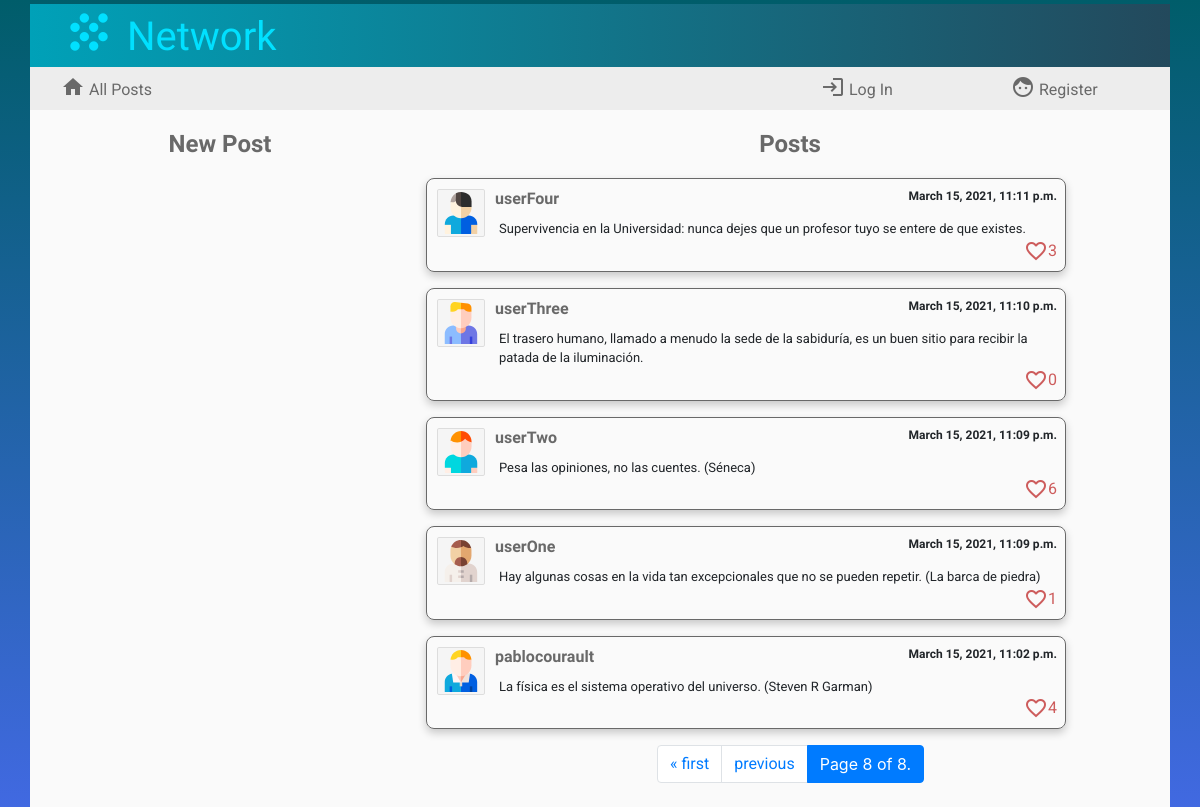
/?page=8, run on the app's committed database.
### network/models.py (models this page shows, shortened)
class Posts(models.Model): # publicación
    usuario = models.ForeignKey(User, on_delete=models.CASCADE, blank=False)
    avatar = models.CharField(max_length=12, blank=False)
    contents = models.TextField(max_length=640, blank=False)
    post_date = models.DateTimeField(blank=False, auto_now_add=True)
    cantidad_megusta = models.IntegerField(default=0)
    megusta = models.ManyToManyField(User, blank=True, related_name="likesto")

class User(AbstractUser):
    pass

### network/views.py (the view)
# urls.py: path("", views.index, name="index"),
def index(request):
    lista_posts = Posts.objects.all().order_by('-post_date')
    paginator = Paginator(lista_posts, 10)
    page_number = request.GET.get('page')
    page_obj = paginator.get_page(page_number)
    if request.user.is_authenticated:
        perfil = Profile.objects.get(usuario=request.user)
        return render(request, "network/index.html",{"perfil": perfil,'page_obj': page_obj})
    else:
        return render(request, "network/index.html",{'page_obj': page_obj})

### network/templates/network/index.html (shortened to what this page needs)
{% extends "network/layout.html" %}
{% load static %}
{% block body %}
<div class="container cuerpo">
    <div class="row">
        <div class="col-4">
           <div class="titleNewPost">New Post</div>
        </div>
        <div class="col-8">
            {% if following %}
            <div class="titleNewPost">Posts by users followed </div>
            {% else %}
            <div class="titleNewPost">Posts</div>
            {% endif %}
        </div>
    </div>
    <div class="row" id="principal">
        <div class="col-4">
            {% if user.is_authenticated %}
            <div id="formulario">
            <form id="compose-form">
                <textarea id="compose-post"></textarea>
                <input type="submit" class="btn btn-primary botonenviar" value="Send"/>
            </form>
            <div id="successfully">posted successfully
                <span class="material-icons">
                    sentiment_satisfied_alt
                    </span>
            </div>
            </div>
            {% else %}
            <div id="formulario">
            </div>
            {% endif %}
        </div>
        <div class="col-8" id="posts">
            {% for post in page_obj %}
            <div class="post">
                <div class="postdetails"> <a href="{% url 'profile' post.usuario %}"> <img src="/static/network/avatars/{{post.avatar}}" class="postavatar"> <text class="postname">{{post.usuario}}</text> </a> <text class="postdate">{{post.post_date}}</text></div>
                <div class="postcontents" id='contents{{post.id}}'>{{post.contents}}</div>
                {% if user.is_authenticated %}
                <div>
                    {% if post.usuario == request.user %}
                    <br><a class="enlaceedit" data-postid='{{post.id}}'>Edit</a>
                    {% endif %}
                </div>
                <div class="postlikes">
                <i class="material-icons iconlikes identity" data-identity='{{post.id}}' style="cursor: pointer" id='icon{{post.id}}'>
                    {% if user in post.megusta.all %}
                        favorite
                    {% else %}
                        favorite_border
                    {% endif %}
                </i>
                <text class="numberlikes" id='text{{post.id}}'>&nbsp;{{post.cantidad_megusta}}</text></div>
                {% else %}
                <div class="postlikes"><i class="material-icons iconlikes">favorite_border</i><text class="numberlikes">{{post.cantidad_megusta}}</text></div>
                {% endif %}
            </div>
            {% endfor %}
            <nav aria-label="...">
                <ul class="pagination justify-content-center">
                    {% if page_obj.has_previous %}
                    <li class="page-item"> <a class="page-link" href="?page=1">&laquo; first</a></li>
                    <li class="page-item"> <a class="page-link" href="?page={{ page_obj.previous_page_number }}">previous</a> </li>
                    {% endif %}
                    <li class="page-item active" aria-current="page">
                        <span class="page-link">
                        Page {{ page_obj.number }} of {{ page_obj.paginator.num_pages }}.
                        </span>
                    </li>
                </ul>
            </nav>
        </div>
    </div>
</div>
{% endblock %}

### network/static/network/styles.css (style rules this page uses)
body { background: linear-gradient(to top, RoyalBlue, #005D6A); padding-top: 4px; }
a { font-family: 'Roboto', sans-serif; color: dimgrey; }
.cuerpo { background: #fafafa; padding-bottom: 8px; }
.titleNewPost { font-family: 'Jura', sans-serif; font-size: 24px; font-weight:700; color: dimgrey; text-align: center; vertical-align: text-bottom; padding-top: 16px; }
#formulario, #posts { padding-top: 16px; padding-left: 16px; }
#posts { overflow-y:scroll; }
.post { height: auto; min-width: 640px; max-width: 640px; border: 1px solid dimgrey; border-radius: 8px; padding: 8px; margin: 0 auto 16px; font-family: 'Roboto', sans-serif; font-size:small; box-shadow: 0px 4px 8px rgba(0, 0, 0, 0.2); display:inline-block; }
.postavatar { border: 1px solid #ddd; padding: 2px; margin: 2px; border-radius: 4%; max-width: 48px; height: auto; background-color: whitesmoke; float:left; }
.postname { font-family: 'Jura', sans-serif; font-size: 16px; font-weight: bolder; padding-left: 8px; }
.postdate { float:right; }
.postdetails { font-family: 'Jura', sans-serif; font-size: 12px; font-weight:700; }
.postcontents { display: -ms-inline-flexbox; margin-left: 64px; margin-top: 8px; }
.postlikes { display:inline-flex; float:right; vertical-align:text-bottom; }
.iconlikes { color: indianred; }
.numberlikes { color: indianred; font-family: 'Roboto', sans-serif; font-size:medium; }

### data on the page
Posts: avatar (picture), usuario "userFour", post_date "March 15, 2021, 11:11 p.m.", contents "Supervivencia en la Universidad: nunca dejes que un profesor tuyo se entere de que existes.", cantidad_megusta "3"
Posts: avatar (picture), usuario "userThree", post_date "March 15, 2021, 11:10 p.m.", contents "El trasero humano, llamado a menudo la sede de la sabiduría, es un buen sitio para recibir la patada de la iluminación.", cantidad_megusta "0"
Posts: avatar (picture), usuario "userTwo", post_date "March 15, 2021, 11:09 p.m.", contents "Pesa las opiniones, no las cuentes. (Séneca)", cantidad_megusta "6"
Posts: avatar (picture), usuario "userOne", post_date "March 15, 2021, 11:09 p.m.", contents "Hay algunas cosas en la vida tan excepcionales que no se pueden repetir. (La barca de piedra)", cantidad_megusta "1"
Posts: avatar (picture), usuario "pablocourault", post_date "March 15, 2021, 11:02 p.m.", contents "La física es el sistema operativo del universo. (Steven R Garman)", cantidad_megusta "4"

### other printed values
{{ page_obj.number }} "8"
{{ page_obj.paginator.num_pages }} "8"
